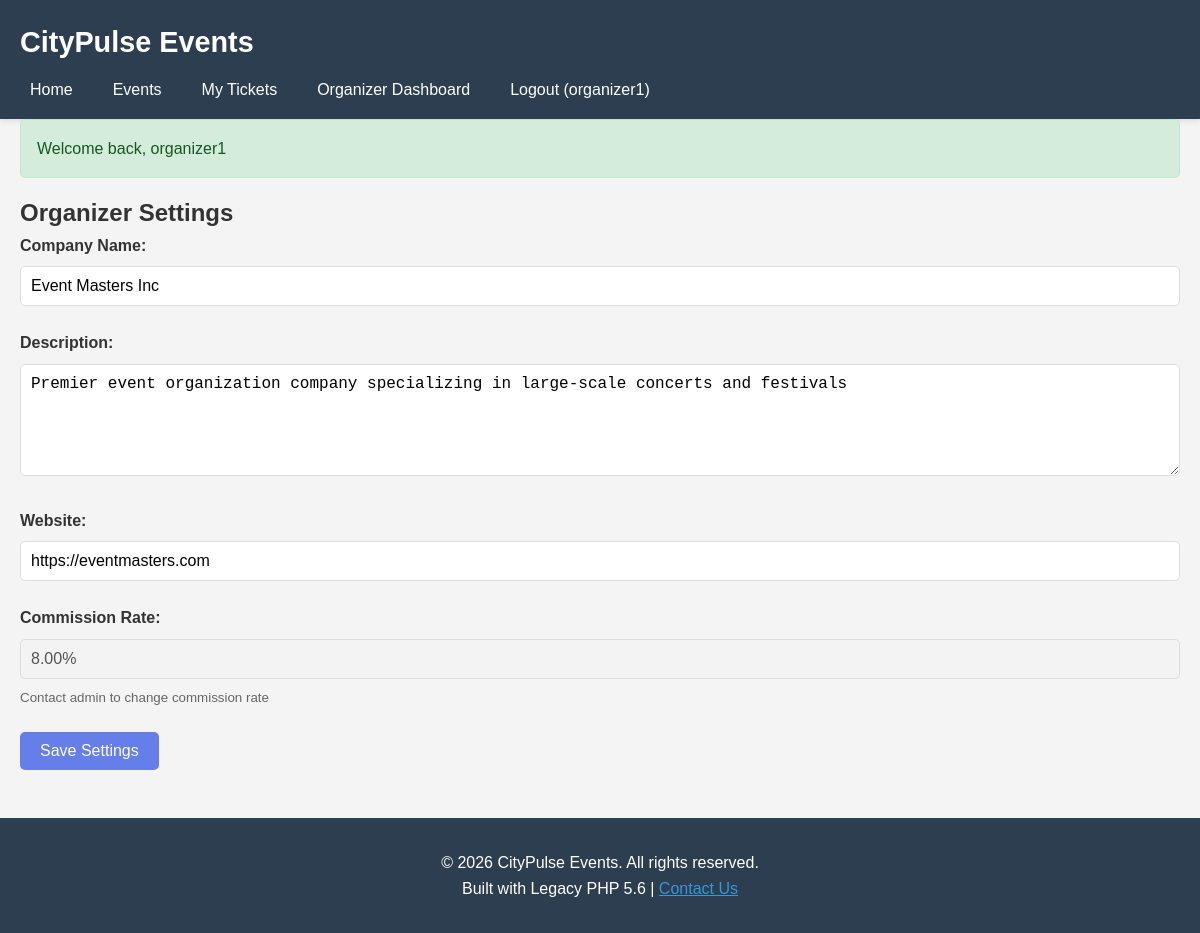
/organizers/settings.php (signed in), run on the app's committed database.
### tables this page shows
CREATE TABLE organizers (
    id INT AUTO_INCREMENT PRIMARY KEY,
    user_id INT NOT NULL,
    company_name VARCHAR(100) NOT NULL,
    description TEXT,
    website VARCHAR(255),
    verified TINYINT(1) DEFAULT 0,
    commission_rate DECIMAL(5, 2) DEFAULT 10.00,
    FOREIGN KEY (user_id) REFERENCES users(id)
);

### includes/functions.php (called while the page is built, shortened)
<?php
function get_organizer_by_user($user_id) {
    $sql = "SELECT * FROM organizers WHERE user_id = $user_id";
    $result = query($sql);
    return fetch_assoc($result);
}
?>

### includes/db.php (called while the page is built, shortened)
<?php
$db = mysqli_connect(DB_HOST, DB_USER, DB_PASS, DB_NAME);
function query($sql) {
    global $db;
    $result = mysqli_query($db, $sql);
    return $result;
}
function fetch_assoc($result) {
    return mysqli_fetch_assoc($result);
}
?>

### organizers/settings.php (the view, shortened to what this page needs)
<?php
require_once '../includes/db.php';
require_once '../includes/functions.php';
$organizer = get_organizer_by_user($_SESSION['user_id']);
include '../includes/header.php';
?>
<div class="settings">
    <h2>Organizer Settings</h2>
    <form method="POST" action="">
        <div class="form-group">
            <label>Company Name:</label>
            <input type="text" name="company_name" value="<?php echo $organizer['company_name']; ?>" required>
        </div>
        <div class="form-group">
            <label>Description:</label>
            <textarea name="description" rows="5"><?php echo $organizer['description']; ?></textarea>
        </div>
        <div class="form-group">
            <label>Website:</label>
            <input type="url" name="website" value="<?php echo $organizer['website']; ?>">
        </div>
        <div class="form-group">
            <label>Commission Rate:</label>
            <input type="text" value="<?php echo $organizer['commission_rate']; ?>%" disabled>
            <small>Contact admin to change commission rate</small>
        </div>
        <button type="submit" class="btn">Save Settings</button>
    </form>
</div>
<?php include '../includes/footer.php'; ?>

### css/style.css (style rules this page uses)
* { margin: 0; padding: 0; box-sizing: border-box; }
body { font-family: Arial, sans-serif; line-height: 1.6; color: #333; background-color: #f4f4f4; }
.btn { display: inline-block; padding: 10px 20px; background-color: #667eea; color: white; text-decoration: none; border-radius: 5px; border: none; cursor: pointer; font-size: 1rem; transition: background 0.3s; }
.form-group { margin-bottom: 1.5rem; }
.form-group label { display: block; margin-bottom: 0.5rem; font-weight: bold; }
.form-group input, .form-group textarea, .form-group select { width: 100%; padding: 10px; border: 1px solid #ddd; border-radius: 5px; font-size: 1rem; }
.form-group small { display: block; margin-top: 0.5rem; color: #666; }

### data on the page
organizers: company_name "Event Masters Inc", description "Premier event organization company specializing in large-scale concerts and festivals", website "https://eventmasters.com", commission_rate "8.00%"

### other printed values
SITE_NAME "CityPulse Events"
$_SESSION['username'] "organizer1"
$_SESSION['message'] "Welcome back, organizer1"
